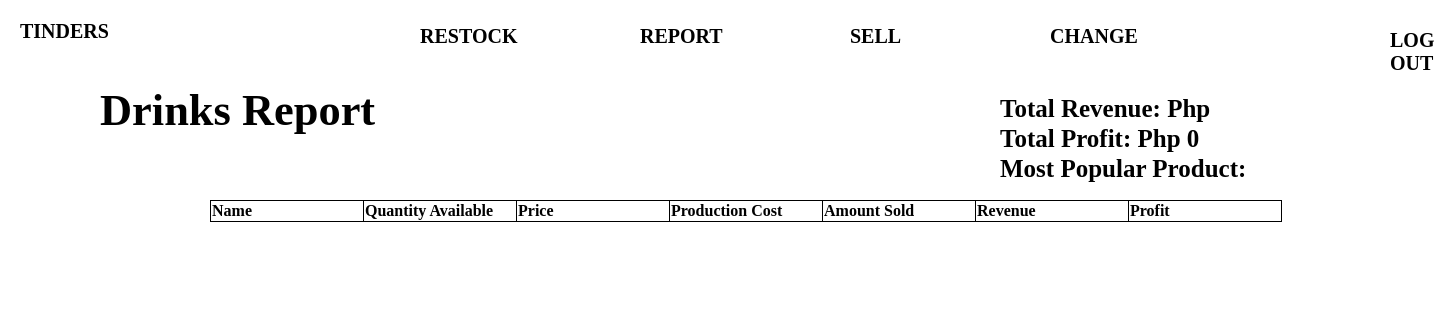
Page /Menu_Drinks.php on the earlier database version.
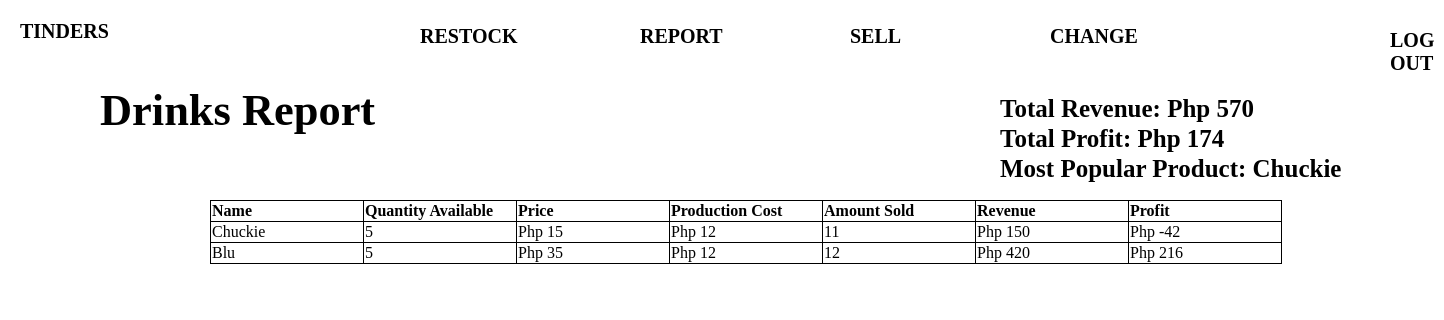
Same page on the later database version.
### tables this page shows
CREATE TABLE `products_drinks` (
  `id` int(11) NOT NULL,
  `name_product` text NOT NULL,
  `amount_product` int(11) NOT NULL,
  `price_product` int(11) NOT NULL,
  `production_cost` int(11) NOT NULL,
  `sold_product` int(11) NOT NULL,
  `revenue` int(11) NOT NULL
);

### Menu_Drinks.php (the view, shortened to what this page needs)
<?php
	$host = "localhost";
	$user = "root";
	$pass = "";
	$db = "tinders";
	$conn = new mysqli($host,$user,$pass,$db);
	$nameCollumn = "name_product";
	$stockCollumn = "amount_product";
	$priceCollumn = "price_product";
	$soldCollumn = "sold_product";
	$revenueCollumn = "revenue";
	$productionCollumn = "production_cost";
	$getProdsQuery = "SELECT * FROM products_drinks";
	$getProds = $conn->query($getProdsQuery);
		?>
<!DOCTYPE html>
<html>
<head>
<body>
	<a href = "Home.php" id = "TindersTitle">TINDERS</a>
	<a href = "Restock_Categories.php" id = "RRestock"> RESTOCK </a>
	<a href = "Menu_Categories.php" id = "RMenu"> REPORT </a>
	<a href = "Sell_Categories.php" id = "RSell"> SELL </a>
	<a href = "ChangeStock_Categories.php" id = "RChange">CHANGE</a>
	<a href = "logout.php" id = "RLogout"> LOG OUT</a>
	<p id = "DrinksMenuLabel"> Drinks Report</p>
	<table id = "DrinksTable">
		<tr>
			<th>Name </th>
			<th>Quantity Available</th>
			<th>Price</th>
			<th>Production Cost</th>
			<th>Amount Sold</th>
			<th>Revenue</th>
			<th>Profit</th>
		</tr>
			<?php
			if ($getProds) {
				while ($row=mysqli_fetch_array($getProds)) {
					$prodName=$row["$nameCollumn"];
					$prodStock = $row["$stockCollumn"];
					$prodPrice = $row["$priceCollumn"];
					$prodCost = $row["$productionCollumn"];
					$prodSold = $row["$soldCollumn"];
					$prodRev = $row["$revenueCollumn"];
					$prodProf = $prodRev - (($prodStock + $prodSold) * $prodCost);
					echo "<tr>
					<td>$prodName</td>
					<td>$prodStock</td>
					<td>Php $prodPrice</td>
					<td>Php $prodCost</td>
					<td>$prodSold</td>
					<td>Php $prodRev</td>
					<td>Php $prodProf</td>
					</tr>";
				}
			}
		?>
	</table>
	<?php
	$totalRevQuery = "SELECT SUM(revenue) AS value_rev FROM products_drinks";
	$totalRevQueryResult = mysqli_query($conn, $totalRevQuery);
	$revValues = mysqli_fetch_assoc($totalRevQueryResult);
	$legitRev = $revValues['value_rev'];
	$totalProdCostQuery = "SELECT SUM((sold_product + amount_product) * production_cost) AS prod_cost FROM products_drinks";
	$totalProdCostQueryResult = mysqli_query($conn, $totalProdCostQuery);
	$costValues = mysqli_fetch_assoc($totalProdCostQueryResult);
	$legitCost = $costValues['prod_cost'];
	$drinksProfit = $legitRev - $legitCost;
	echo "<p id = 'TotalRev'> Total Revenue: Php $legitRev</p>
		  <p id = 'TotalProf'> Total Profit: Php $drinksProfit </p>";
	$getMostPopQuery = "SELECT a.sold_product, a.name_product
			FROM products_drinks a
			INNER JOIN (
				SELECT id, MAX(sold_product) sold_product
				FROM products_drinks
				GROUP BY sold_product
			)b ON a.id = b.id AND a.sold_product = b.sold_product";
	$getMostPop = mysqli_query($conn, $getMostPopQuery);
	$getMP = mysqli_fetch_assoc($getMostPop);
	$legitMostPop = $getMP['name_product'];
	echo "<p id = 'MostPopularProd'> Most Popular Product: $legitMostPop </p>";
	?>
</body>
</html>

Differences in the rows shown:
added products_drinks: name_product "Chuckie", amount_product "5", price_product "15", production_cost "12", sold_product "11", revenue "150", prodProf "-42"
added products_drinks: name_product "Blu", amount_product "5", price_product "35", production_cost "12", sold_product "12", revenue "420", prodProf "216"
Other differences:
$legitRev: (not shown) → "570"
$drinksProfit: "0" → "174"
$legitMostPop: (not shown) → "Chuckie"
